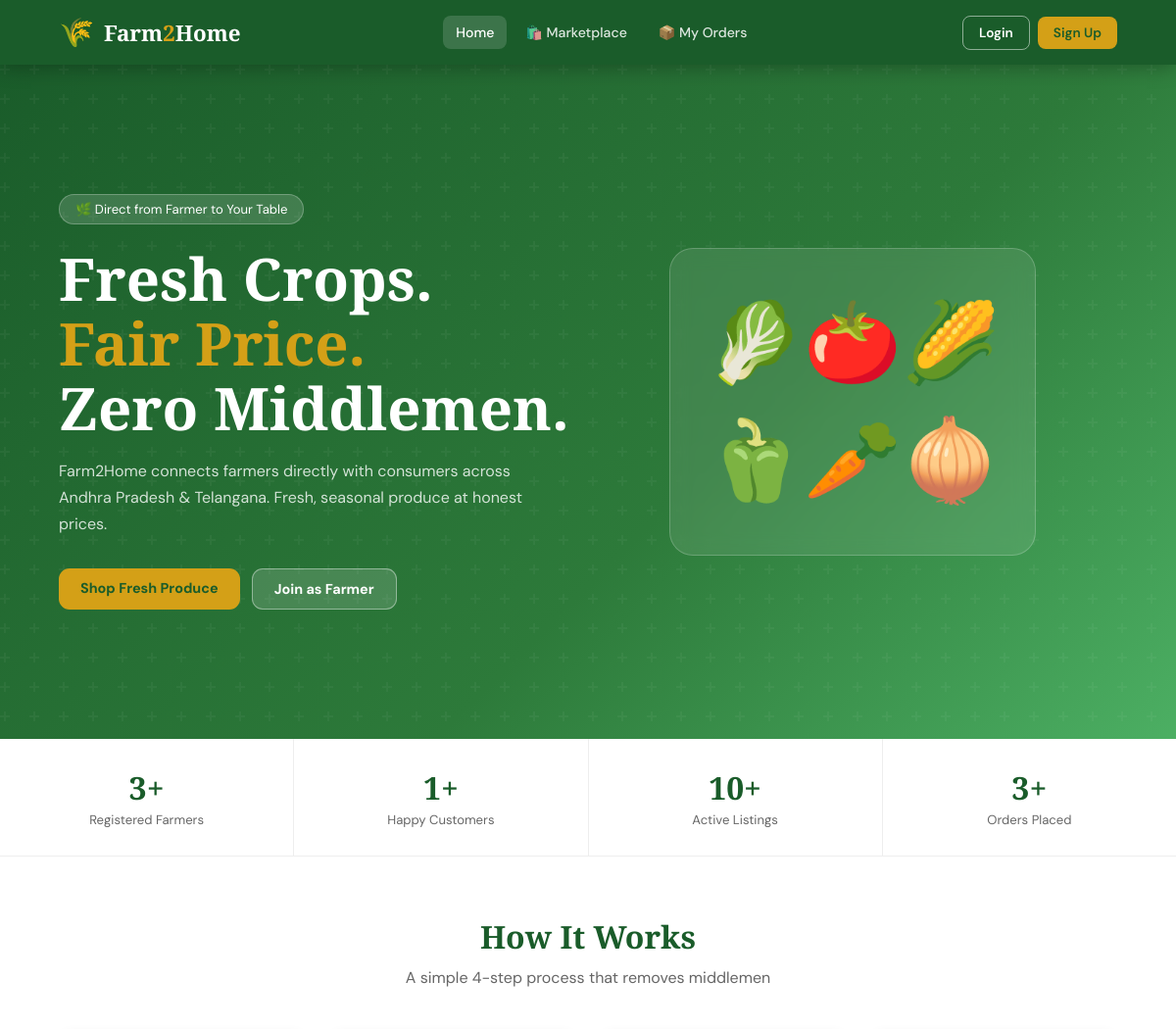
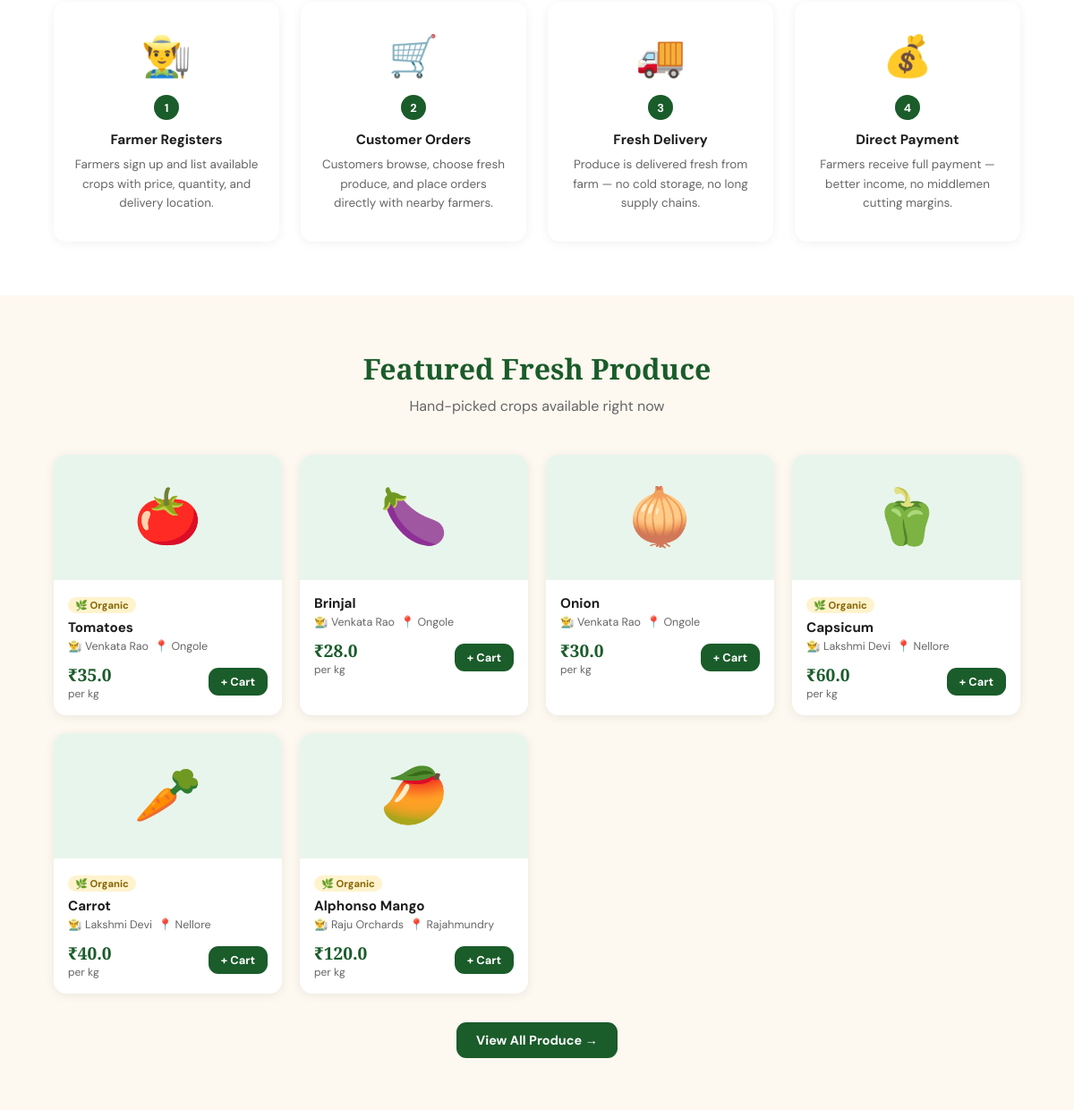
Before: / (upper part) with the older database file (2 pictures, top to bottom).
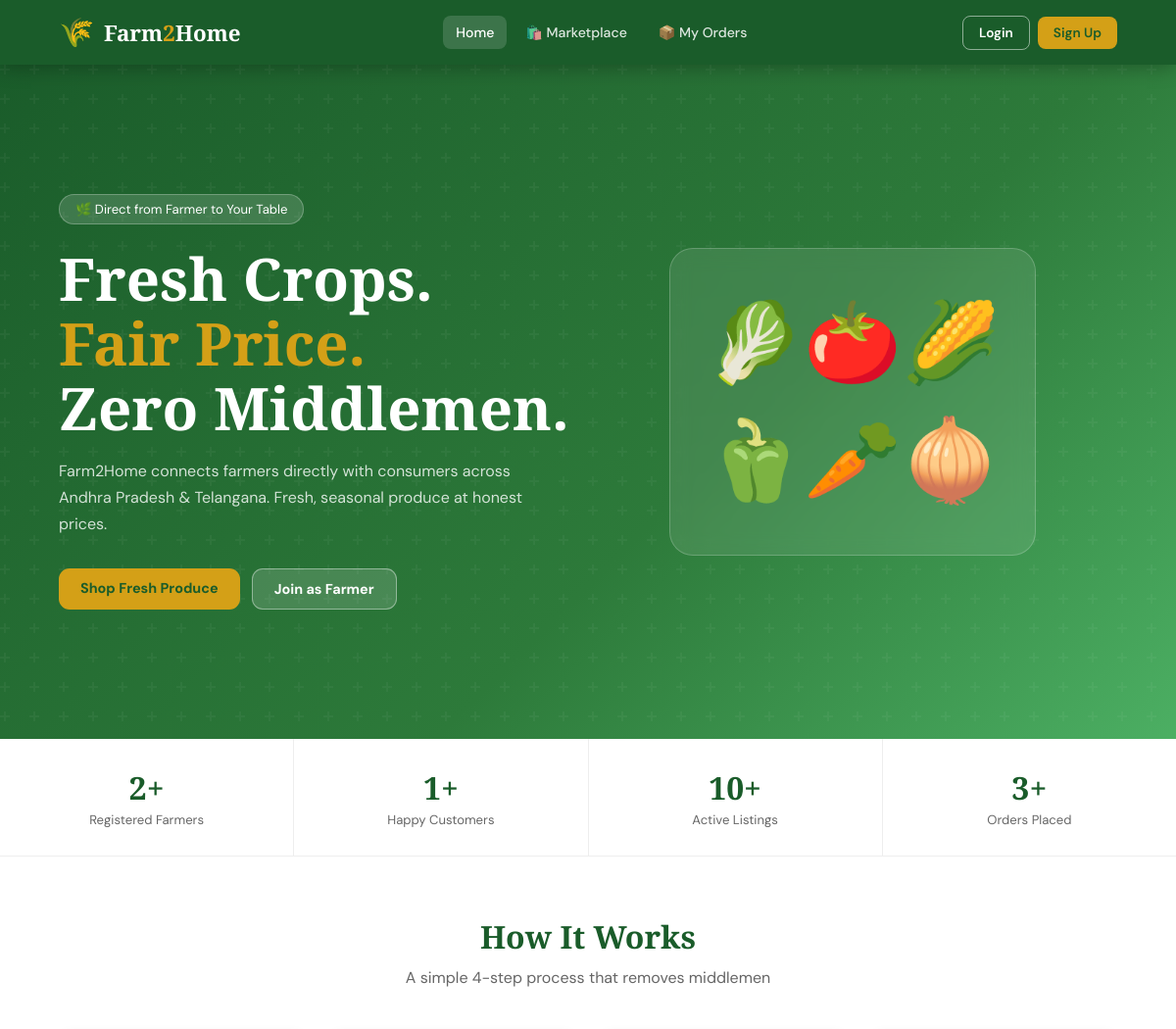
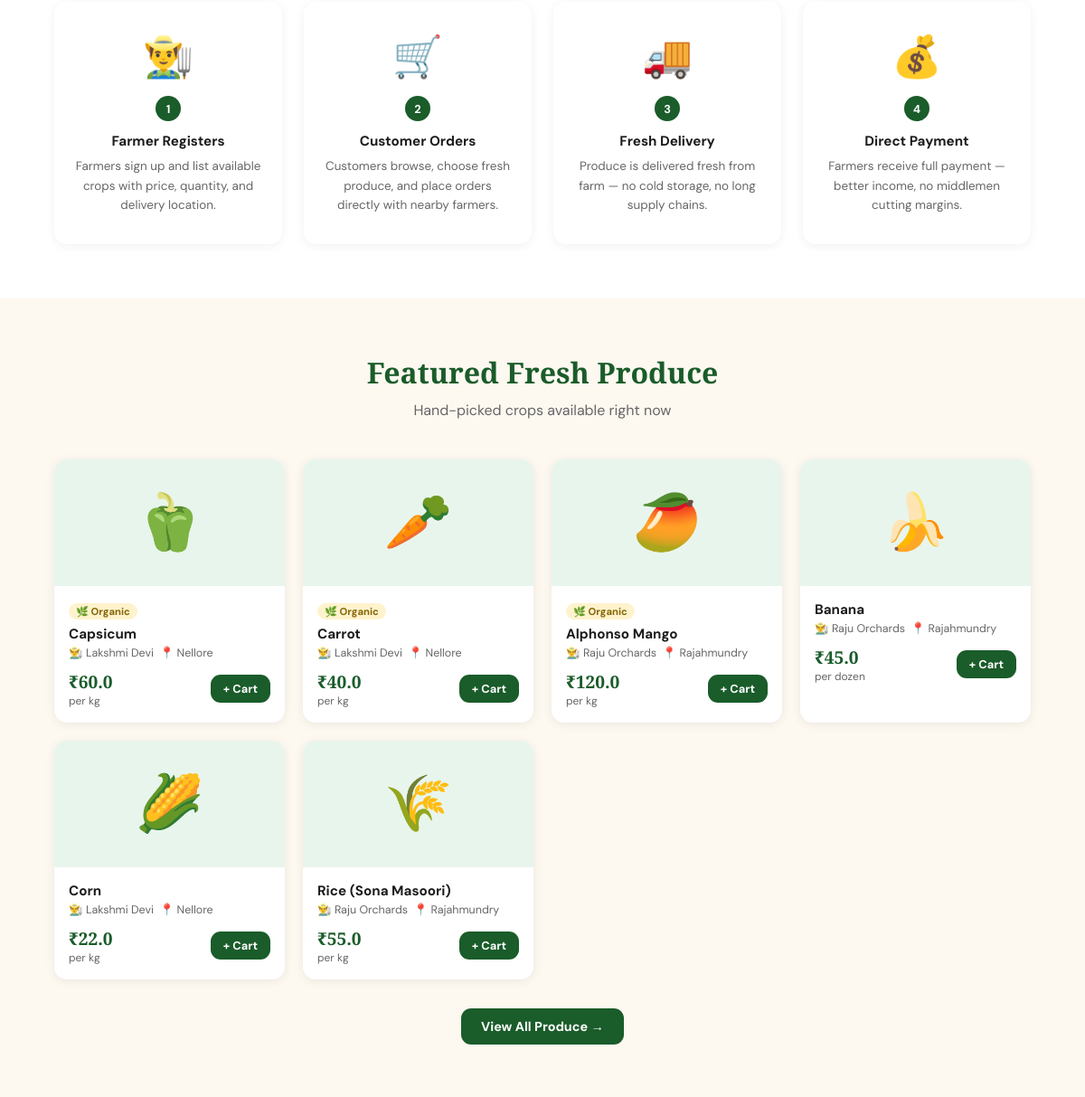
After: the same page with the newer database file (2 pictures, top to bottom).
### tables this page shows
CREATE TABLE crops (
        id INTEGER PRIMARY KEY AUTOINCREMENT,
        farmer_id INTEGER NOT NULL,
        name TEXT NOT NULL,
        category TEXT NOT NULL,
        quantity REAL NOT NULL,
        price REAL NOT NULL,
        unit TEXT DEFAULT 'kg',
        harvest_date TEXT,
        location TEXT,
        description TEXT,
        is_organic INTEGER DEFAULT 0,
        min_order REAL DEFAULT 1,
        status TEXT DEFAULT 'active',
        emoji TEXT DEFAULT '🌾',
        created_at TEXT DEFAULT CURRENT_TIMESTAMP,
        FOREIGN KEY (farmer_id) REFERENCES users(id)
    );

CREATE TABLE users (
        id INTEGER PRIMARY KEY AUTOINCREMENT,
        name TEXT NOT NULL,
        phone TEXT UNIQUE NOT NULL,
        password TEXT NOT NULL,
        role TEXT NOT NULL DEFAULT 'customer',
        location TEXT,
        district TEXT,
        language TEXT DEFAULT 'English',
        bank_account TEXT,
        ifsc TEXT,
        created_at TEXT DEFAULT CURRENT_TIMESTAMP
    );

### app.py (the view)
@app.route('/')
def index():
    conn = get_db()
    featured = conn.execute("""
        SELECT c.*, u.name as farmer_name, u.location as farmer_loc
        FROM crops c JOIN users u ON c.farmer_id = u.id
        WHERE c.status='active' LIMIT 6
    """).fetchall()
    stats = {
        'farmers': conn.execute("SELECT COUNT(*) FROM users WHERE role='farmer'").fetchone()[0],
        'customers': conn.execute("SELECT COUNT(*) FROM users WHERE role='customer'").fetchone()[0],
        'crops': conn.execute("SELECT COUNT(*) FROM crops WHERE status='active'").fetchone()[0],
        'orders': conn.execute("SELECT COUNT(*) FROM orders").fetchone()[0],
    }
    conn.close()
    return render_template('index.html', featured=featured, stats=stats)

### app.py (called while the page is built)
def get_db():
    conn = sqlite3.connect(DB_PATH)
    conn.row_factory = sqlite3.Row
    return conn

### templates/index.html (shortened to what this page needs)
{% extends 'base.html' %}
{% block content %}
<section class="hero">
  <div class="hero-content">
    <div class="hero-badge">🌿 Direct from Farmer to Your Table</div>
    <h1>Fresh Crops.<br/><span>Fair Price.</span><br/>Zero Middlemen.</h1>
    <p>Farm2Home connects farmers directly with consumers across Andhra Pradesh & Telangana. Fresh, seasonal produce at honest prices.</p>
    <div class="hero-ctas">
      <a href="{{ url_for('marketplace') }}" class="btn btn-gold">Shop Fresh Produce</a>
      <a href="{{ url_for('register') }}" class="btn" style="background:rgba(255,255,255,.15);color:#fff;border:1.5px solid rgba(255,255,255,.4);">Join as Farmer</a>
    </div>
  </div>
  <div class="hero-visual">
    <div class="hero-box">🥬🍅🌽<br/>🫑🥕🧅</div>
  </div>
</section>
<div class="stats-bar">
  <div class="stat"><div class="stat-num">{{ stats.farmers }}+</div><div class="stat-label">Registered Farmers</div></div>
  <div class="stat"><div class="stat-num">{{ stats.customers }}+</div><div class="stat-label">Happy Customers</div></div>
  <div class="stat"><div class="stat-num">{{ stats.crops }}+</div><div class="stat-label">Active Listings</div></div>
  <div class="stat"><div class="stat-num">{{ stats.orders }}+</div><div class="stat-label">Orders Placed</div></div>
</div>
<section class="section" style="background:#fff;">
  <div class="section-header">
    <h2>How It Works</h2>
    <p>A simple 4-step process that removes middlemen</p>
  </div>
  <div class="how-grid">
    <div class="how-card">
      <div class="how-icon">👨‍🌾</div>
      <div class="how-num">1</div>
      <h3>Farmer Registers</h3>
      <p>Farmers sign up and list available crops with price, quantity, and delivery location.</p>
    </div>
    <div class="how-card">
      <div class="how-icon">🛒</div>
      <div class="how-num">2</div>
      <h3>Customer Orders</h3>
      <p>Customers browse, choose fresh produce, and place orders directly with nearby farmers.</p>
    </div>
    <div class="how-card">
      <div class="how-icon">🚚</div>
      <div class="how-num">3</div>
      <h3>Fresh Delivery</h3>
      <p>Produce is delivered fresh from farm — no cold storage, no long supply chains.</p>
    </div>
    <div class="how-card">
      <div class="how-icon">💰</div>
      <div class="how-num">4</div>
      <h3>Direct Payment</h3>
      <p>Farmers receive full payment — better income, no middlemen cutting margins.</p>
    </div>
  </div>
</section>
<section class="section">
  <div class="section-header">
    <h2>Featured Fresh Produce</h2>
    <p>Hand-picked crops available right now</p>
  </div>
  <div class="prod-grid">
    {% for crop in featured %}
    <div class="prod-card">
      <div class="prod-img">{{ crop.emoji }}</div>
      <div class="prod-body">
        {% if crop.is_organic %}<span class="tag-organic">🌿 Organic</span>{% endif %}
        <div class="prod-name">{{ crop.name }}</div>
        <div class="prod-farmer">👨‍🌾 {{ crop.farmer_name }} &nbsp;📍 {{ crop.farmer_loc }}</div>
        <div class="prod-foot">
          <div><div class="prod-price">₹{{ crop.price }}</div><div class="prod-unit">per {{ crop.unit }}</div></div>
          <form method="post" action="{{ url_for('add_to_cart', crop_id=crop.id) }}" style="display:inline;">
            <button type="submit" class="btn btn-green btn-sm">+ Cart</button>
          </form>
        </div>
      </div>
    </div>
    {% endfor %}
  </div>
  <div style="text-align:center;margin-top:32px;">
    <a href="{{ url_for('marketplace') }}" class="btn btn-green">View All Produce →</a>
  </div>
</section>
{% endblock %}

Changed rows visible on the page:
no longer on this page (row edited): crops: emoji "🍅", is_organic "🌿 Organic", name "Tomatoes", farmer_name "Venkata Rao", farmer_loc "Ongole", price "35.0", unit "kg"
no longer on this page (row edited): crops: emoji "🍆", name "Brinjal", farmer_name "Venkata Rao", farmer_loc "Ongole", price "28.0", unit "kg"
no longer on this page (row edited): crops: emoji "🧅", name "Onion", farmer_name "Venkata Rao", farmer_loc "Ongole", price "30.0", unit "kg"
now on this page (row edited): crops: emoji "🍌", name "Banana", farmer_name "Raju Orchards", farmer_loc "Rajahmundry", price "45.0", unit "dozen"
now on this page (row edited): crops: emoji "🌽", name "Corn", farmer_name "Lakshmi Devi", farmer_loc "Nellore", price "22.0", unit "kg"
now on this page (row edited): crops: emoji "🌾", name "Rice (Sona Masoori)", farmer_name "Raju Orchards", farmer_loc "Rajahmundry", price "55.0", unit "kg"
Other visible differences:
{{ stats.farmers }}: "3" → "2"
